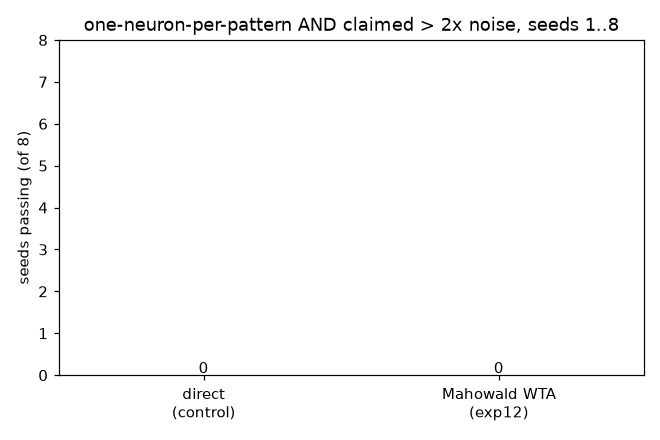

Write the Python code that produced this figure.
"""Experiment 12: Misha Mahowald's O(N) winner-take-all as a FOURTH inhibition architecture on the (b) near-miss.

WHAT MAHOWALD'S CIRCUIT ACTUALLY IS, AND WHY IT IS A DISTINCT ARM. Lazzaro, Ryckebusch, Mahowald & Mead,
"Winner-Take-All Networks of O(N) Complexity" (NIPS 1988 / 1989), mediate competition through a SINGLE SHARED
node -- a common line that every cell drives and that feeds back to every cell -- instead of all-to-all lateral
wiring. That is why it is O(N): N connections up, N down, one global node, no N^2 lateral mesh. The three arms we
can now compare differ ONLY in how inhibition is routed:
  direct      (control, exp5-7):  out->out, i!=j, N(N-1) synapses.                      -- blunt all-to-all.
  inhib_pop   (exp11, Diehl&Cook): K inhibitory neurons; exc[k] drives inh[k] which inhibits the OTHERS (not k).
  wta_global  (THIS, Mahowald):    ONE global inhibitory node; every out neuron drives it, it inhibits EVERY
                                   out neuron (including the one that just won -- faithful to the shared line; the
                                   winner has already spiked and is counted, the point is that losers are
                                   suppressed before they reach threshold).
Inhibition STRENGTH is held at 6 mV in every arm, so the only thing that varies is the routing topology -- this
isolates Mahowald's architectural contribution (a single O(N) common node) rather than an amount of inhibition.

This arm became usable only now: before the exp5-11 competitive rig existed there was nothing to put her circuit
into. exp1 was a feedforward classifier. Now there is a validated STDP + lateral-inhibition apparatus, so her WTA
can be instantiated and measured head-to-head on the same near-miss, same seeds, same bar. (AER and the silicon
retina stay out of reach -- those are hardware, and this lab is simulation-only.)

Params fixed BEFORE the run, with reasons, not tuned: global node tau 5 ms, threshold 2 mV, exc->node weight 10 mV
(one exc spike reliably fires the node, matching exp11's exc->inh), node->out 6 mV (matched to the control and exp11).

PASS BAR per run -- UNCHANGED from exp5-11: (a) each pattern claimed by a DIFFERENT output neuron; (b) each neuron's
mean weight on its claimed group > 2x its mean weight on the noise-only inputs.
KEEP RULE -- fixed before the run: Mahowald's global WTA is kept as an improvement IFF it passes (a AND b) on
STRICTLY MORE of the eight seeds than the direct control. A tie or worse is not kept. Recorded as is either way.
Run:  .venv\\Scripts\\python.exe exp12_mahowald_wta.py      Out: exp12_mahowald_wta.png
"""
import matplotlib
matplotlib.use("Agg")
import matplotlib.pyplot as plt
import numpy as np
from brian2 import (network_operation, Hz, Network, NeuronGroup, PoissonGroup, SpikeGeneratorGroup, SpikeMonitor,
                    Synapses, ms, mV, prefs, second, seed as br_seed, start_scope)

prefs.codegen.target = "numpy"
N, K, DUR = 100, 3, 120 * second
GROUPS = [range(0, 20), range(20, 40), range(40, 60)]
SEEDS = list(range(1, 9))
WMAX = 2.0


def run_once(s, arch):
    """One run at seed s. arch in {'direct','wta_global'}. Returns (a_and_b, claimer, spikes, ratio)."""
    start_scope()
    br_seed(s)
    rng = np.random.default_rng(s)

    noise = PoissonGroup(N, rates=5 * Hz)
    times, idx = [], []
    for t in np.arange(0.05, float(DUR / second), 0.25):
        g = rng.integers(K)
        for i in GROUPS[g]:
            times.append(t + rng.normal(0, 0.002)); idx.append(i)
    o = np.argsort(times)
    pattern = SpikeGeneratorGroup(N, np.array(idx)[o], np.array(times)[o] * second)

    out = NeuronGroup(K, """dv/dt = -v / (10*ms) : volt
                            dtheta/dt = -theta / (2000*ms) : volt""",
                      threshold="v > 5*mV + theta", reset="v = 0*mV; theta += 1*mV", method="exact")

    if arch == "direct":                                  # control: direct lateral inhibition (exp5-7)
        inhib = Synapses(out, out, on_pre="v_post = clip(v_post - 6*mV, -6*mV, 100*mV)")
        inhib.connect(condition="i != j")
        inh_objs = [inhib]
    else:                                                 # treatment: Mahowald O(N) single shared global node
        node = NeuronGroup(1, "dv/dt = -v / (5*ms) : volt", threshold="v > 2*mV", reset="v = 0*mV", method="exact")
        e2n = Synapses(out, node, on_pre="v_post += 10*mV")          # every out neuron drives the common line
        e2n.connect()
        n2e = Synapses(node, out, on_pre="v_post = clip(v_post - 6*mV, -6*mV, 100*mV)")  # common line inhibits all
        n2e.connect()
        inh_objs = [node, e2n, n2e]

    taupre = taupost = 20 * ms
    wmax, Apre = 2.0, 0.01
    Apost = -Apre * 1.05
    stdp = """w : 1
              dapre/dt = -apre / taupre : 1 (event-driven)
              dapost/dt = -apost / taupost : 1 (event-driven)"""
    on_pre = "v_post += w * mV\napre += Apre\nw = clip(w + apost, 0, wmax)"
    on_post = "apost += Apost\nw = clip(w + apre, 0, wmax)"
    syns = []
    for src in (noise, pattern):
        syn = Synapses(src, out, stdp, on_pre=on_pre, on_post=on_post)
        syn.connect()
        syn.w = "rand() * 0.6"
        syns.append(syn)

    state = {"targets": None}

    @network_operation(dt=100 * ms)
    def normalise():
        tot = np.zeros(K)
        for syn in syns:
            np.add.at(tot, np.array(syn.j), np.array(syn.w))
        if state["targets"] is None:
            state["targets"] = tot.copy()
            return
        for syn in syns:
            j = np.array(syn.j)
            syn.w = np.array(syn.w) * (state["targets"][j] / np.maximum(tot[j], 1e-9))

    spk = SpikeMonitor(out)
    net = Network(noise, pattern, out, *inh_objs, syns[0], syns[1], spk, normalise)
    net.run(DUR)

    W = np.zeros((K, N))
    for syn in syns:
        W[np.array(syn.j), np.array(syn.i)] += np.array(syn.w)
    mean_on = np.array([[W[k, list(g)].mean() for g in GROUPS] for k in range(K)])
    noise_w = W[:, 60:].mean(1)
    claimer = mean_on.argmax(0)
    a = len(set(claimer.tolist())) == K
    b = all(mean_on[claimer[g], g] > 2 * noise_w[claimer[g]] for g in range(K))
    ratio = float(np.mean([mean_on[claimer[g], g] / max(noise_w[claimer[g]], 1e-9) for g in range(K)]))
    return bool(a and b), claimer.tolist(), [int((np.array(spk.i) == k).sum()) for k in range(K)], round(ratio, 2)


def _driver():
    # SPEEDUP (2026-10-20): the 16 (seed, arch) tasks are independent and fully determined by (seed, arch)
    # -- each calls start_scope()+br_seed(s)+default_rng(s) -- so farming them across processes is
    # RESULT-IDENTICAL to the serial run. Backend stays numpy (no cython: the venv has no MSVC compiler),
    # so these numbers remain directly comparable to exp11's numpy run. The serial numpy version is frozen
    # in git at the pre-registration commit. Workers capped (EXP12_WORKERS, default 5) to respect RAM.
    import os
    from multiprocessing import Pool
    tasks = [(s, arch) for s in SEEDS for arch in ("direct", "wta_global")]
    nworkers = max(1, int(os.environ.get("EXP12_WORKERS", "5")))
    print("exp12: Mahowald O(N) global WTA vs direct lateral inhibition, seeds %s "
          "(bar+keep rule fixed first; %d parallel workers, numpy backend)\n" % (SEEDS, nworkers))
    with Pool(nworkers) as pool:
        out = pool.starmap(run_once, tasks)           # starmap preserves task order
    res = {t: r for t, r in zip(tasks, out)}

    direct_pass, wta_pass = 0, 0
    for s in SEEDS:
        dok, dclaim, dspk, dr = res[(s, "direct")]
        wok, wclaim, wspk, wr = res[(s, "wta_global")]
        direct_pass += dok
        wta_pass += wok
        print(f"seed {s}: direct {'PASS' if dok else 'fail'} claim={dclaim} spk={dspk} ratio={dr}  |  "
              f"wta_global {'PASS' if wok else 'fail'} claim={wclaim} spk={wspk} ratio={wr}")

    print(f"\ndirect (control) passed {direct_pass}/{len(SEEDS)} ; wta_global (treatment) passed {wta_pass}/{len(SEEDS)}")
    print("KEEP RULE: Mahowald global WTA kept?", "YES" if wta_pass > direct_pass else
          "NO -- not strictly more seeds than the control (recorded as is)")

    fig, ax = plt.subplots(figsize=(6, 4))
    ax.bar(["direct\n(control)", "Mahowald WTA\n(exp12)"], [direct_pass, wta_pass], color=["tab:gray", "tab:cyan"])
    ax.set_ylabel("seeds passing (of %d)" % len(SEEDS)); ax.set_ylim(0, len(SEEDS))
    ax.set_title("one-neuron-per-pattern AND claimed > 2x noise, seeds 1..8")
    for i, v in enumerate([direct_pass, wta_pass]):
        ax.text(i, v + 0.05, str(v), ha="center")
    plt.tight_layout(); plt.savefig("exp12_mahowald_wta.png", dpi=110)
    print("saved exp12_mahowald_wta.png")


if __name__ == "__main__":
    _driver()
